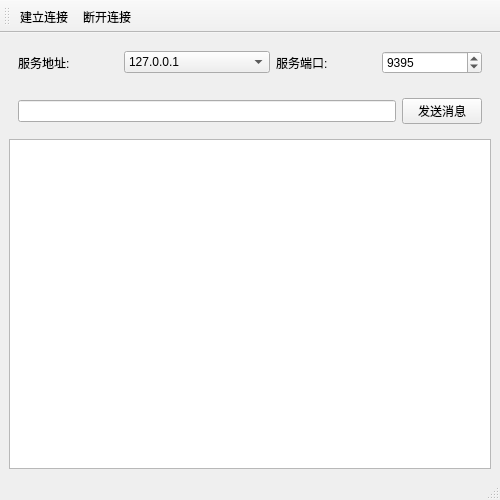
<?xml version="1.0" encoding="UTF-8"?>
<ui version="4.0">
 <class>Qt_TCP_Client</class>
 <widget class="QMainWindow" name="Qt_TCP_Client">
  <property name="geometry">
   <rect>
    <x>0</x>
    <y>0</y>
    <width>500</width>
    <height>500</height>
   </rect>
  </property>
  <property name="windowTitle">
   <string>Qt6_TCP_Client</string>
  </property>
  <widget class="QWidget" name="W_Central">
   <layout class="QVBoxLayout" name="verticalLayout">
    <item>
     <widget class="QWidget" name="W_Address" native="true">
      <layout class="QHBoxLayout" name="horizontalLayout">
       <item>
        <widget class="QLabel" name="L_IPv4">
         <property name="maximumSize">
          <size>
           <width>100</width>
           <height>16777215</height>
          </size>
         </property>
         <property name="text">
          <string>服务地址:</string>
         </property>
        </widget>
       </item>
       <item>
        <widget class="QComboBox" name="CB_IPv4">
         <item>
          <property name="text">
           <string>127.0.0.1</string>
          </property>
         </item>
        </widget>
       </item>
       <item>
        <widget class="QLabel" name="L_Port">
         <property name="maximumSize">
          <size>
           <width>100</width>
           <height>16777215</height>
          </size>
         </property>
         <property name="text">
          <string>服务端口: </string>
         </property>
        </widget>
       </item>
       <item>
        <widget class="QSpinBox" name="SB_Port">
         <property name="maximumSize">
          <size>
           <width>100</width>
           <height>16777215</height>
          </size>
         </property>
         <property name="maximum">
          <number>65535</number>
         </property>
         <property name="value">
          <number>9395</number>
         </property>
        </widget>
       </item>
      </layout>
     </widget>
    </item>
    <item>
     <widget class="QWidget" name="W_Message" native="true">
      <layout class="QHBoxLayout" name="horizontalLayout_2">
       <item>
        <widget class="QLineEdit" name="LE_Message"/>
       </item>
       <item>
        <widget class="QPushButton" name="PB_Send">
         <property name="text">
          <string>发送消息</string>
         </property>
        </widget>
       </item>
      </layout>
     </widget>
    </item>
    <item>
     <widget class="QPlainTextEdit" name="PTE_Message"/>
    </item>
   </layout>
  </widget>
  <widget class="QMenuBar" name="MB_Menu">
   <property name="geometry">
    <rect>
     <x>0</x>
     <y>0</y>
     <width>500</width>
     <height>31</height>
    </rect>
   </property>
  </widget>
  <widget class="QStatusBar" name="SB_Status"/>
  <widget class="QToolBar" name="TB_Tool">
   <property name="windowTitle">
    <string>toolBar</string>
   </property>
   <attribute name="toolBarArea">
    <enum>TopToolBarArea</enum>
   </attribute>
   <attribute name="toolBarBreak">
    <bool>false</bool>
   </attribute>
   <addaction name="A_Connect"/>
   <addaction name="A_Disconnect"/>
  </widget>
  <action name="A_Connect">
   <property name="text">
    <string>建立连接</string>
   </property>
  </action>
  <action name="A_Disconnect">
   <property name="text">
    <string>断开连接</string>
   </property>
  </action>
 </widget>
 <resources/>
 <connections/>
</ui>
